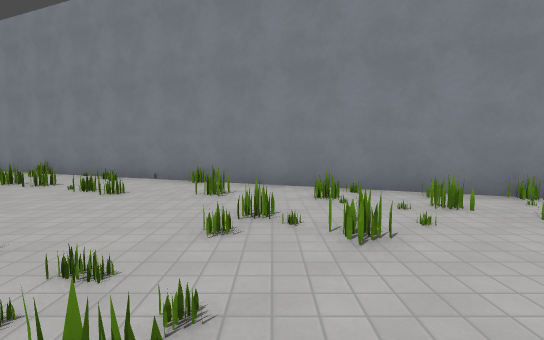
View 1 (above)

21 first-person views from a walk through a 3-D level made in the Godot game engine. The camera is 1.4 m above the floor, tilts 4° down and sees 85° across. The floor is counted in squares, 2 m on a side. Each view is taken from the middle of a square. On the plan, view 1 faces up. The plan holds only what a view shows up to about 10 squares ahead; the rest is blank. The place goes on beyond the plan. Flat picture figures and markers are left out. Surface patterns are stand-ins for the level's own textures.

View 2
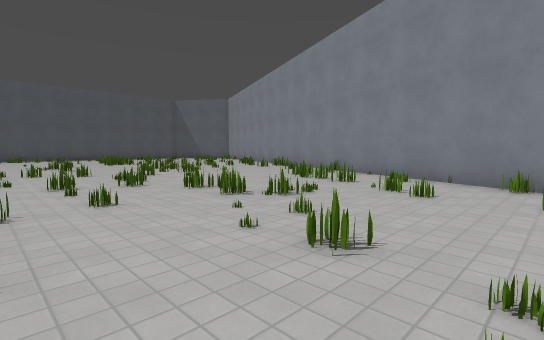

View 3
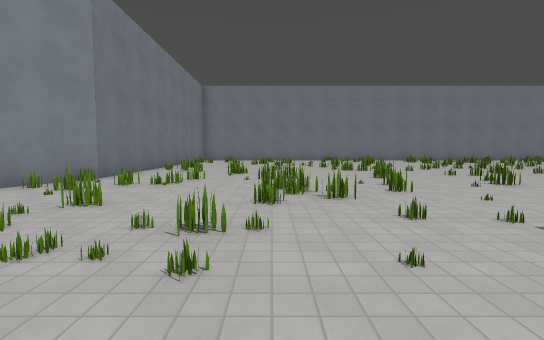

View 4
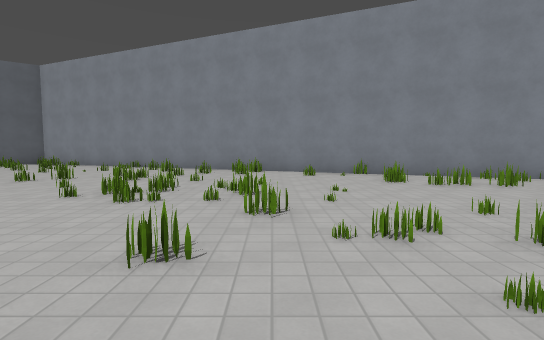

View 5
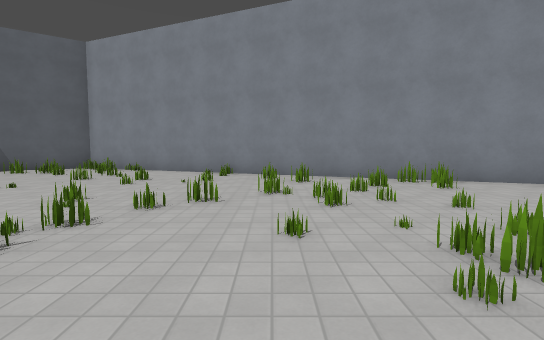

View 6
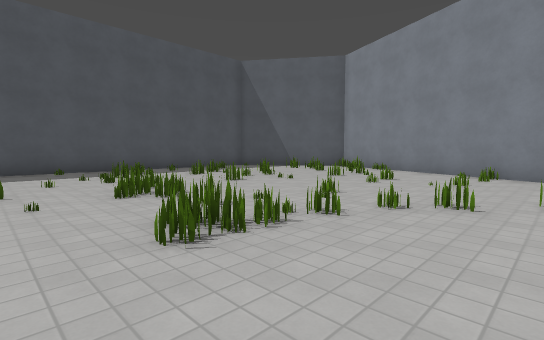

View 7
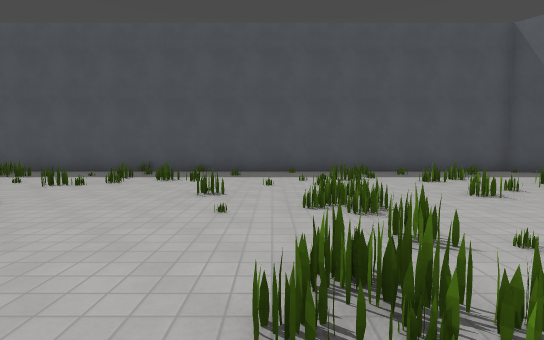

View 8
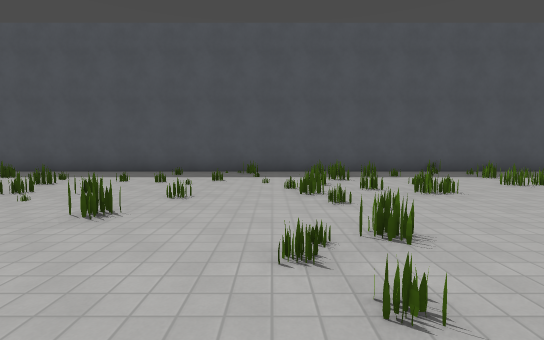

View 9
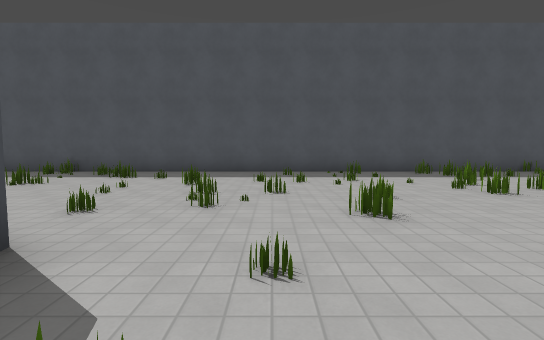

View 10
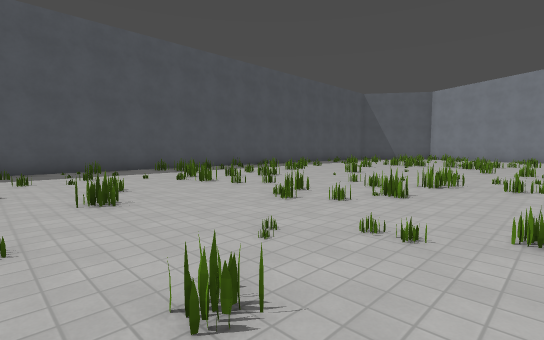

View 11
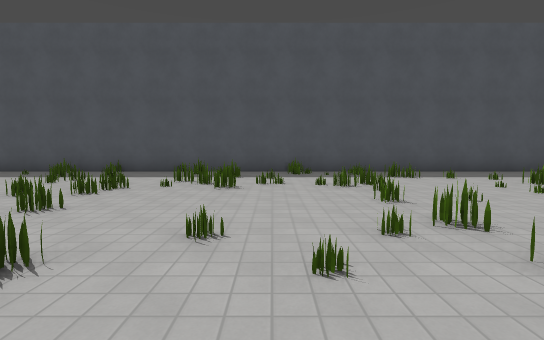

View 12
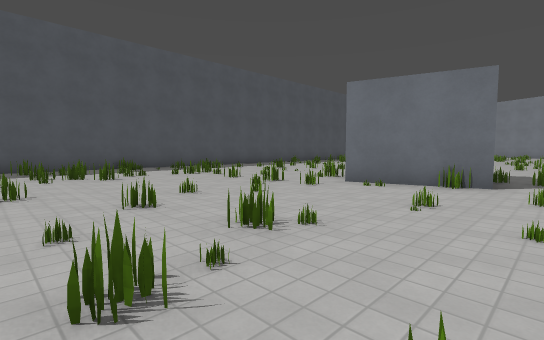

View 13
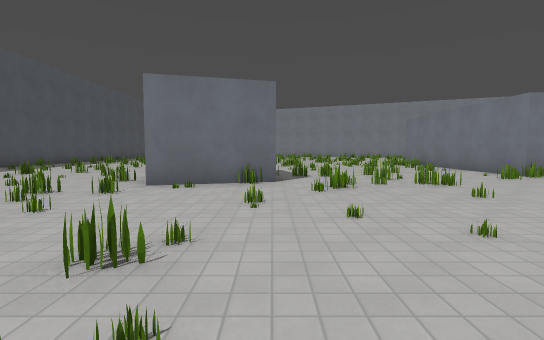

View 14
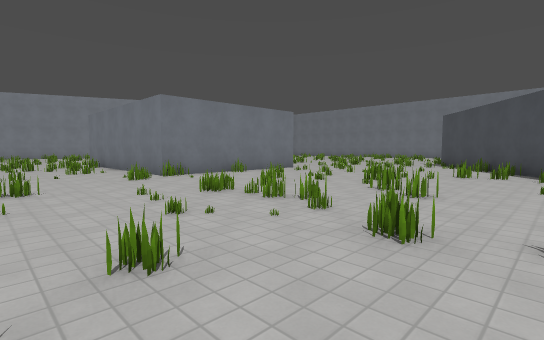

View 15
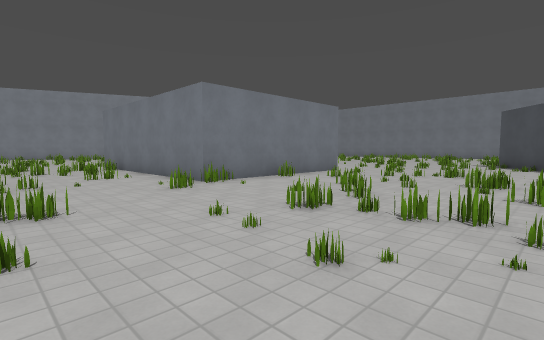

View 16
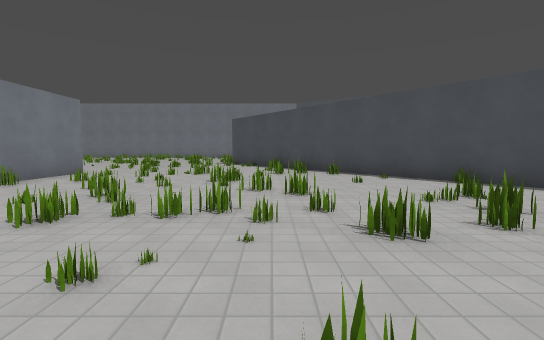

View 17
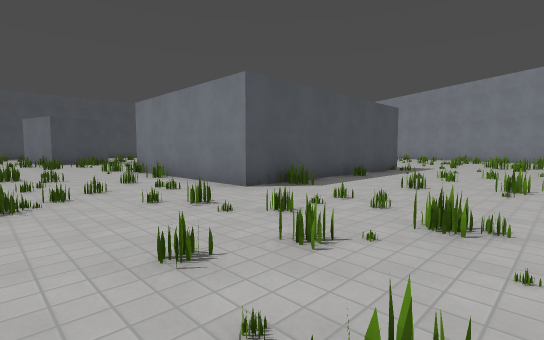

View 18
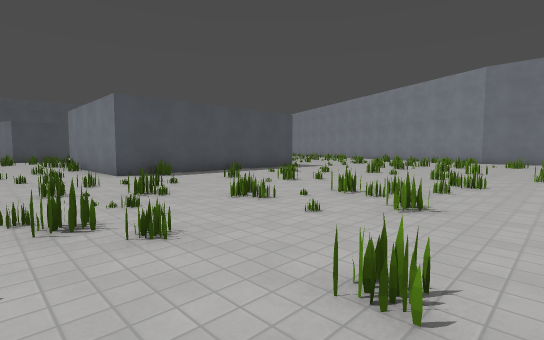

View 19
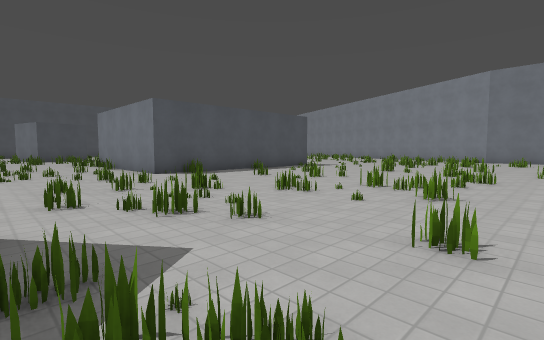

View 20
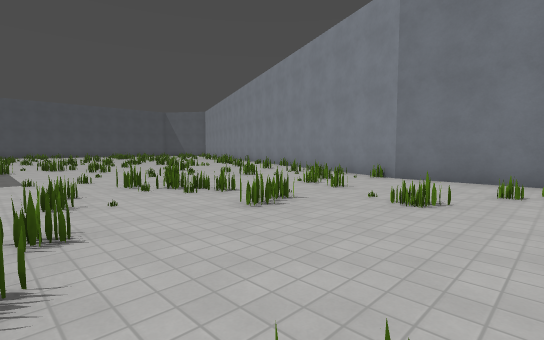

View 21
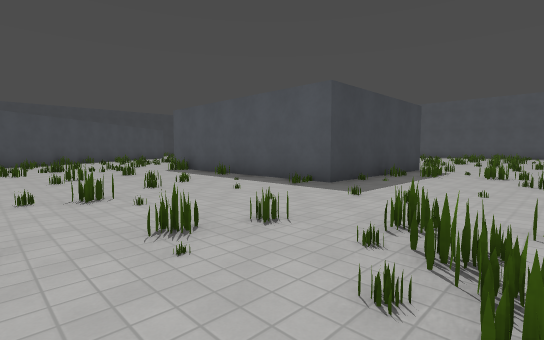

### Floor plan
Points are (right, up) in squares from view 1. A wall is a line through its corners. A room is listed if a view was taken in it or the views show most of it. See-through windows are left out.
Room 1 (views 1, 2, 3, 4, 5, 6, 7, 8, 9, 10, 11, 12, 13, 14, 15, 16, 17, 18, 19, 20, 21)
walls: (-6.6, -3.5) (-1.3, -3.5) (-1.3, -10.4) (-6.5, -10.4) (-6.5, -5.2); (-12.8, -11.6) (-15.5, -12.3); (-4.7, -20.9) (3.1, -14.9); (7, 4.2) (4.1, 4.1) (-17.5, 13.1); (-21, 13.1) (-23.4, 11.4) (-23.4, -21.5)

Positions as (right, up) in squares from view 1, and headings:
1: (0, 0), facing up
2: (-1, 0), facing up-left
3: (-3, 0), facing right
4: (-9, 0), facing up
5: (-13, 3), facing up
6: (-13, 3), facing up-left
7: (-14, 4), facing left
8: (-14, -5), facing left
9: (-14, -8), facing left
10: (-13, -8), facing up-left
11: (-14, -15), facing left
12: (-12, -18), facing up-left
13: (-13, -18), facing up
14: (-10, -18), facing up-right
15: (-10, -16), facing up-right
16: (-10, -16), facing right
17: (3, -14), facing up-left
18: (7, -13), facing up-left
19: (7, -14), facing up-left
20: (7, -3), facing up-left
21: (4, 0), facing down-left
